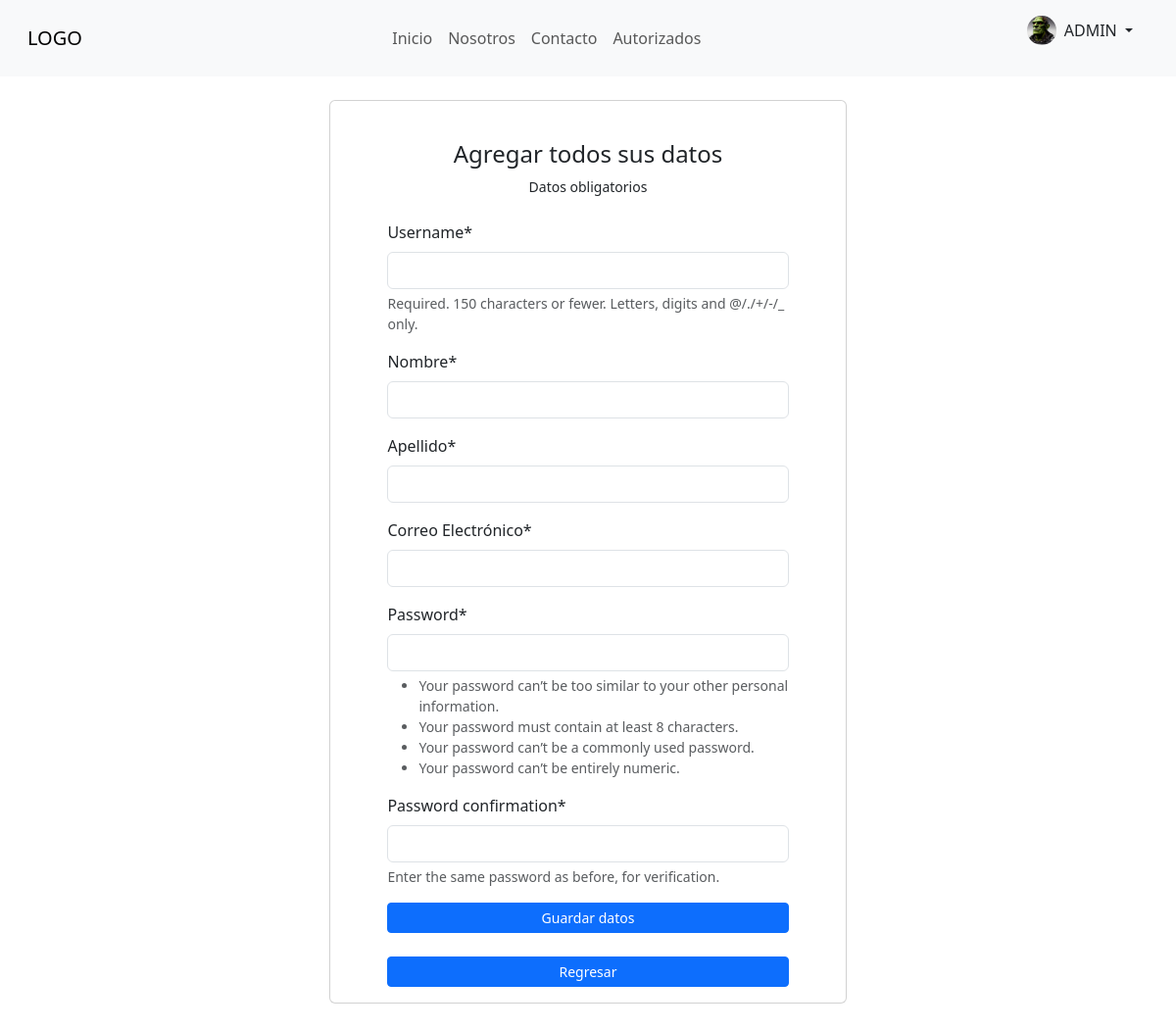
The page /registrar/ (signed in) on the database its author committed.
### user/models.py (models this page shows, shortened)
class User(AbstractUser):
        imagen = models.ImageField( default='perfil_default.png', upload_to='users/' )
        ocupacion = models.CharField( max_length=150, null=True, blank=True )
        direccion = models.CharField( max_length=150, null=True, blank=True )
        localidad = models.CharField( max_length=100, null=True, blank=True )
        provincia = models.CharField( max_length=100, null=True, blank=True )
        pais = models.CharField( max_length=100, null=True, blank=True )
        telefono = models.CharField( max_length=100, null=True, blank=True )
        bio = models.TextField( null=True, blank=True )

### user/views.py (the view, shortened to what this page needs)
# urls.py: path('registrar/', registrar, name='registrar'),
def registrar (request):
    form = FormularioRegistracion
    return render(request, 'user/registrar.html', {'form':form})

### templates/user/registrar.html (shortened to what this page needs)
{% extends 'base.html' %}
{% load crispy_forms_tags %}
{% block content %}
<div class="container">
    <section class="section register min-vh-100 d-flex flex-column align-items-center justify-content-center py-4">
      <div class="container">
        <div class="row justify-content-center">
          <div class="col-lg-8 col-md-6 d-flex flex-column align-items-center justify-content-center">
            <div class="card mb-1">
              <div class="card-body">
                <div class="pt-4 pb-2">
                  <h5 class="card-title text-center pb-0 fs-4">Agregar todos sus datos</h5>
                  <p class="text-center small">Datos obligatorios</p>
                </div>
                <form class="row g-3 justify-content-center" method='post' >
                  <div class="col-10">
                    {{ form | crispy }}
                    <button class="btn btn-sm btn-primary w-100" type="">Guardar datos</button>
                    <br> <br>
                    <a
                      name=""
                      id=""
                      class="btn btn-sm btn-primary w-100"
                      href=" {% url 'home' %} "
                      role="button"
                      >Regresar</a>
                  </div>
                  </div>
              </div>
            </div>
          </div>
        </div>
      </div>
{% endblock %}

### templates/base.html (shortened to what this page needs)
<!doctype html>
<html lang="en">
    <head>
        <link
            href="https://cdn.jsdelivr.net/npm/bootstrap@5.3.2/dist/css/bootstrap.min.css"
            rel="stylesheet"
        />
        <link rel="stylesheet" href="https://cdn.jsdelivr.net/npm/bootstrap-icons@1.11.3/font/bootstrap-icons.min.css">
    </head>
    <body>
        <header>
            <nav class="navbar navbar-expand-lg bg-body-tertiary p-3">
                <div class="container-fluid">
                    <div>
                        <a class="navbar-brand" href=" {% url 'home' %} ">LOGO</a>
                    </div>
                    <div class="collapse navbar-collapse justify-content-center" id="navbarNavAltMarkup">
                        <div class="navbar-nav">
                            <a class="nav-link" href=" {% url 'home' %}  ">Inicio</a>
                            <a class="nav-link" href=" {% url 'nosotros' %} ">Nosotros</a>
                            <a class="nav-link" href=" {% url 'contacto' %} ">Contacto</a>
                            {% if user.is_authenticated %}
                            <a class="nav-link" href=" {% url 'autorizados' %} ">Autorizados</a>
                            {% endif %}
                        </div>
                    </div>
                    <div class="d-flex justify-content-end ">
                        {% if user.is_authenticated %}
                        <ul class="nav-item dropdown pe-3">
                            <a class="nav-link nav-profile d-flex align-items-center pe-0" href="#" data-bs-toggle="dropdown">
                              <img src=" {{ user.imagen.url }} " alt=" {{ user.username }} " class="rounded-circle " style="width: 30px;">
                              <span class="d-none d-md-block dropdown-toggle ps-2"> {{ user.username | upper }} </span>
                            </a>
                          </ul>
                        {% else %}
                        <a class="nav-link" href=" {% url 'autorizados' %} ">Iniciar Sesión</a>
                        {% endif %}
                    </div>
                </div>
            </nav>
        </header>
        <main>
            {% block content %}
            {% endblock %}
        </main>
    </body>
</html>

### rows shown on the page
User: imagen (picture), username "ADMIN"
